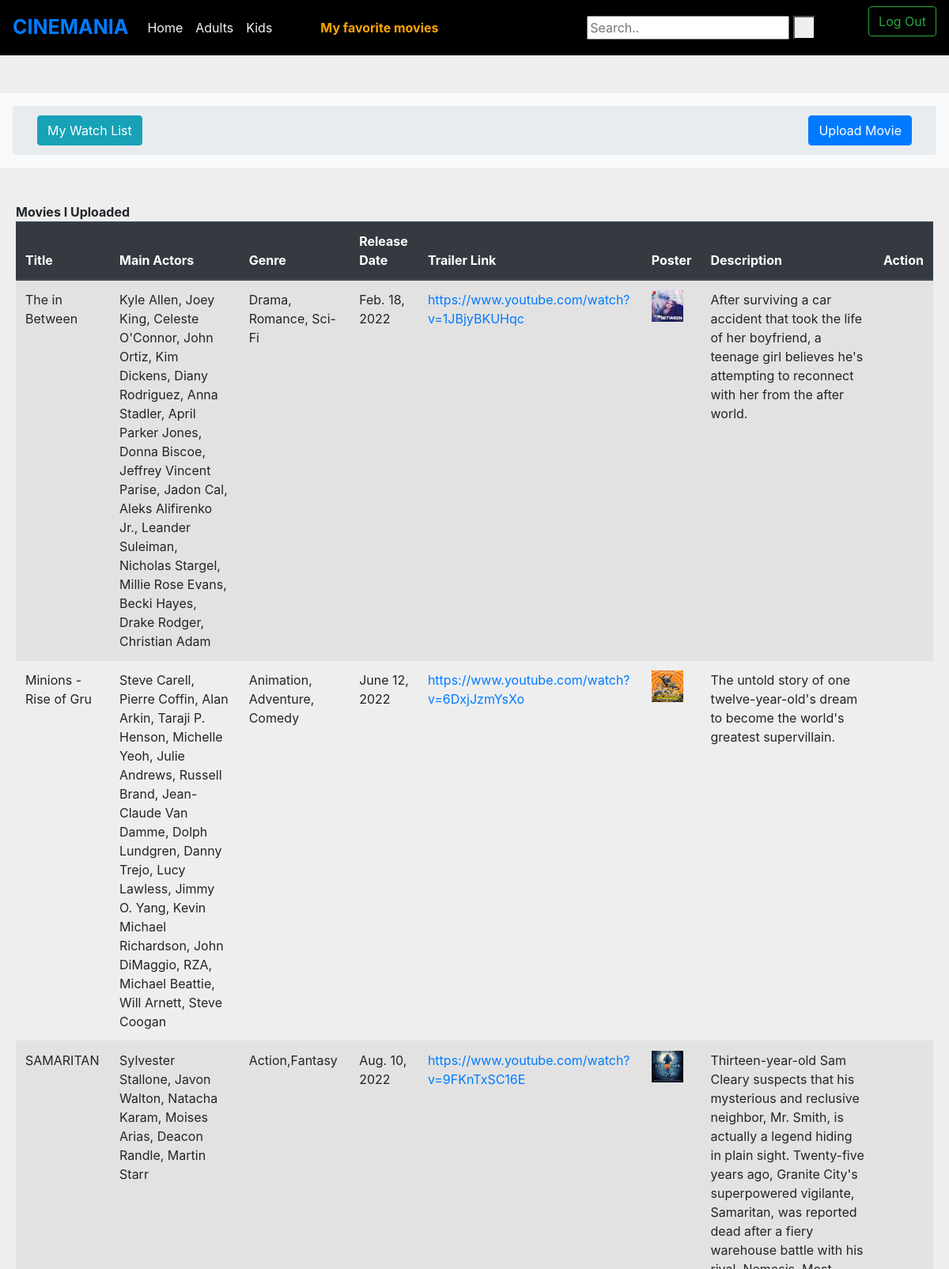
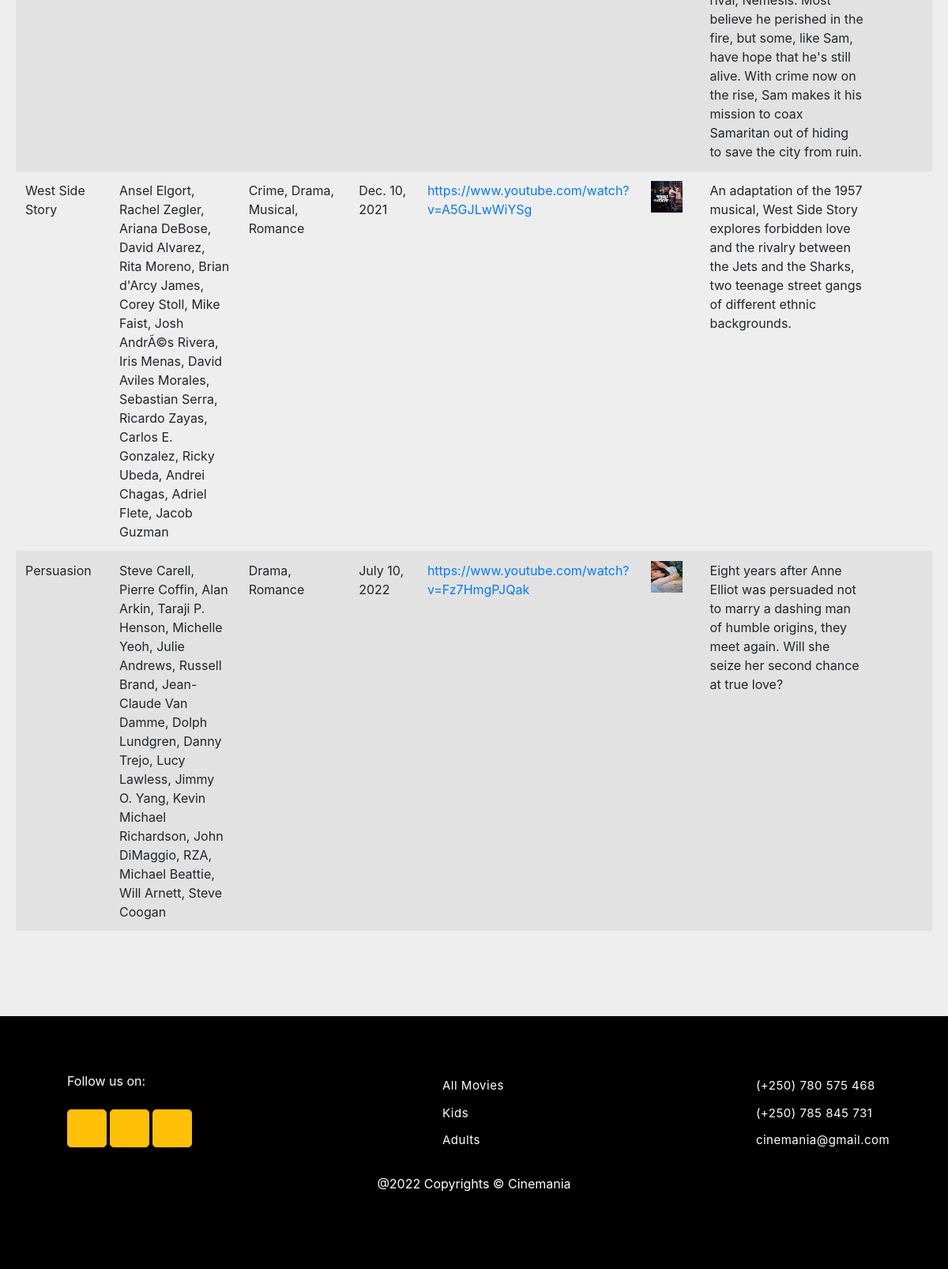
The page /myMovies/2 (signed in) on the database its author committed (2 pictures, top to bottom).
### relecloud/models.py (models this page shows, shortened)
class Movie(models.Model):
    type = (('G', 'General'), ('A', 'Adults'), ('K', 'Kids'))
    title = models.CharField(max_length=255)
    release_date = models.DateField()
    main_actors = models.CharField(max_length=255 ,null=True)
    genre = models.CharField(max_length=100)
    movie_type = models.CharField(max_length=100, choices=type, default='G')
    description = models.CharField(max_length=255)
    poster = models.ImageField(upload_to = 'images/', null=True,  blank=True)
    trailer_link = models.URLField(max_length=255, null=True)
    uploaded_by = models.ForeignKey(User, on_delete=models.CASCADE)
    uploaded_on = models.DateTimeField()
    movie = models.FileField(upload_to = 'movies/')

### relecloud/views.py (the view)
# urls.py: path('myMovies/<str:uid>', views.myMovies, name="myMovies"),
def myMovies(request, uid):
    uploaded_movies = Movie.objects.filter(uploaded_by = uid).order_by('-uploaded_on')
    return render(request, 'mymovies.html', {'upMovies': uploaded_movies})

### relecloud/templates/mymovies.html (shortened to what this page needs)
{% extends 'base.html' %}
{% load static %}
{% if user.is_authenticated %}
          {% block content %}
            <div class="fluid">
                <nav style="background: #000000; box-shadow: box-show;" class="navbar navbar-expand-lg">
                    <a class="navbar-brand" style="font-size: 25px" href="{% url 'movies' %}"><b>CINEMANIA</b></a>
                    <div class="collapse navbar-collapse" id="navbarSupportedContent">
                      <ul class="navbar-nav mr-auto">
                        <li class="nav-item active">
                          <a class="nav-link text-whitesmoke active" href="{% url 'movies' %}">Home <span class="sr-only">(current)</span></a>
                        </li>
                          <li class="nav-item">
                          <a class="nav-link text-whitesmoke" href="{% url 'adults' %}">Adults</a>
                        </li>
                        <li class="nav-item">
                          <a class="nav-link text-whitesmoke" href="{% url 'kids' %}">Kids</a>
                        </li>&nbsp;&nbsp;&nbsp;&nbsp;&nbsp;&nbsp;&nbsp;&nbsp;&nbsp;&nbsp;
                        {% if user.is_authenticated %}
                        <li class="nav-item">
                          <a class="nav-link text-whitesmoke" style="color:orange" href="{% url 'myfavs' user.id %}"><b>My favorite movies</b></a>
                        </li>
                        {% endif %}
                      </ul>
                      <div class="topnav">
                        <div class="search-container">
                          <form action="{% url 'search' %}" method="POST" > {% csrf_token %}
                            <input type="text" placeholder="Search.." name="search">
                            <button type="submit"><i class="fa fa-search"></i></button>
                          </form>
                        </div>
                      </div>
                      <ul class="right">
                          {% if user.is_authenticated %}
                          <div>
                              <a href="{% url 'logout' %}">
                              <button class="btn btn-outline-success my-2 my-sm-0" type="submit">Log Out</button></a>
                          </div>
                          {% endif %}
                        </ul>
                    </div>
                  </nav>
                  <div>
                    {% if user.is_authenticated %}
                    <section style="background-color: #eee;">
                        <div class="py-5">
                          <div class="row">
                            <div class="col">
                              <nav aria-label="breadcrumb" class="bg-light rounded-3 p-3 mb-4">
                                <ol class="breadcrumb mb-0">
                                  <div class="col-lg-12">
                                    <div class="row">
                                      <div class="col-lg-2">
                                        <a class="btn btn-info" href="{% url 'watchlist' user.id %}">My Watch List</a>
                                      </div>
                                      <div class="col-lg-10">
                                        <a style="float: right" class="btn btn-primary" href="{% url 'upload' %}">Upload Movie</a>
                                      </div>
                                    </div>
                                </ol>
                              </nav>
                            </div>
                          </div>
                            <div class="col-lg-12">
                              <div  style="background: #eee; border: none" class="card mb-4">
                                <div class="card-body">
                                  <div class="row">
                                    <table class="table table-hover table-striped">
                                      <thead class="thead-dark table-striped">
                                        <b>Movies I Uploaded</b>
                                            <th scope="col">Title</th>
                                            <th scope="col">Main Actors</th>
                                            <th scope="col">Genre</th>
                                            <th scope="col">Release Date</th>
                                            <th scope="col">Trailer Link</th>
                                            <th scope="col">Poster</th>
                                            <th scope="col">Description</th>
                                            <th scope="col">Action</th>
                                      </thead>
                                        {% for movie in upMovies %}
                                        <tr>
                                            <td>{{ movie.title }}</td>
                                            <td>{{ movie.main_actors }}</td>
                                            <td>{{ movie.genre }}</td>
                                            <td>{{ movie.release_date }}</td>
                                            <td><a href="{{ movie.trailer_link }}">{{ movie.trailer_link }}</a></td>
                                            <td><img src="{{ movie.poster.url }}" width="40px" height="40px" alt="Movie Poster"></td>
                                            <td>{{ movie.description }}</td>
                                            <td>
                                              <div>
                                                <a href="{% url 'editMovie' movie.id %}" title="Edit {{ movie.title }}"><i class="fa fa-edit"></i></a>
                                                <a href="{% url 'deleteMovie' movie.id %}" title="Delete {{ movie.title }}"><i class="fa fa-trash"></i></a>
                                              </div>
                                            </td>
                                        </tr>
                                        {% endfor %}
                                    </table>
                                  </div>
                                </div>
                              </div>
                                </div>
                              </div>
                            </div>
                          </div>
                      {% else %}
                      {% url 'login' %}
                      {% endif %}
                      {% endblock %}
{% else %}
{% url 'login' %}
{% endif %}

### relecloud/templates/base.html (shortened to what this page needs)
{% load static %}
<!DOCTYPE html>
	<html>
	<head>
        <link rel="stylesheet" type="text/css" href="{% static 'stylings/styles.css' %}">
        <link rel="stylesheet" type="text/css" href="{% static 'stylings/fontawesome/css/all.css' %}">
        <link rel="stylesheet" type="text/css" href="{% static 'stylings/bootstrap/css/bootstrap.min.css' %}">
        <link rel="stylesheet" type="text/javascript" href="{% static 'stylings/bootstrap/js/bootstrap.min.js' %}">
        </head>
        <body>
            <main>
                {% block content %}{% endblock %}
        </main>
        <footer>
          <div class="container">
              <div class="row">
                  <div class="col-lg-5 col-md-5 col-sm-4 col-xs-12">
                      <ul class="contact">
                        <p style="color: white; text-align: aut0;">Follow us on:</p>
                        <div class="mt-4">
                          <a type="button" class="btn btn-floating btn-warning btn-lg"><i class="fab fa-facebook-f"></i></a>
                          <a href="https://twitter.com/Terasedo" type="button" class="btn btn-floating btn-warning btn-lg"><i class="fab fa-twitter"></i></a>
                          <a type="button" class="btn btn-floating btn-warning btn-lg"><i class="fab fa-google-plus-g"></i></a>
                          </div>
                      </ul>
                  </div>
                  <div class="col-lg-4 col-md-4 col-sm-4 col-xs-12">
                      <ul class="contact">
                        <li>
                          <a href="/movies">All Movies</a>
                        </li>
                        <li>
                          <a href="/kids">Kids</a>
                        </li>
                        <li>
                          <a href="/adults">Adults</a>
                        </li>
                      </ul>
                  </div>
                  <div class="col-lg-3 col-md-3 col-sm-4 col-xs-12">
                      <ul class="contact">
                         <li>
                              <a href="#"><i class="fa fa-phone"></i> (+250) 780 575 468</a>
                         </li>
                         <li>
                          <a href="#"><i class="fa fa-phone"></i> (+250) 785  845 731</a>
                     </li>
                         <li>
                              <a href="#"><i class="fa fa-envelope"></i> cinemania@gmail.com</a>
                         </li>
                       </ul>
                  </div>
             </div>
          </div>
          <div class="bfooter">
            <p style="color: white;"> @2022 Copyrights &copy; Cinemania </p>
            </div>
      </footer>
        </body>
</html>

### relecloud/static/stylings/styles.css (style rules this page uses)
body { font-family: Helvetica; }
a { color: lightblue; }
.text-whitesmoke { color: whitesmoke }
footer { background-color: #000000; padding:70px 0px; }
footer ul li { padding:5px 0px; }
.adress li p , .contact li a , .social li a { color:#FFF; letter-spacing: 0.5px; text-decoration:none; font-size:15px; }
.adress , .contact , .social { list-style: none; }
.bfooter { text-align: center; width: 100%; padding: 10px; }

### relecloud/templates/base.html (style rules this page uses)
.right { list-style: none; display: block; }
body { background-color: #f9f9fa }

### rows shown on the page
Movie: title "The in Between", main_actors "Kyle Allen, Joey King, Celeste O'Connor, John Ortiz, Kim Dickens, Diany Rodriguez, Anna Stadler, April Parker Jones, Donna Biscoe, Jeffrey Vincent Parise, Jadon Cal, Aleks Alifirenko Jr., Leander Suleiman, Nicholas Stargel, Millie Rose Evans, Becki Hayes, Drake Rodger, Christian Adam", genre "Drama, Romance, Sci-Fi", release_date "Feb. 18, 2022", trailer_link "https://www.youtube.com/watch?v=1JBjyBKUHqc", poster (picture), description "After surviving a car accident that took the life of her boyfriend, a teenage girl believes he's attempting to reconnect with her from the after world."
Movie: title "Minions - Rise of Gru", main_actors "Steve Carell, Pierre Coffin, Alan Arkin, Taraji P. Henson, Michelle Yeoh, Julie Andrews, Russell Brand, Jean-Claude Van Damme, Dolph Lundgren, Danny Trejo, Lucy Lawless, Jimmy O. Yang, Kevin Michael Richardson, John DiMaggio, RZA, Michael Beattie, Will Arnett, Steve Coogan", genre "Animation, Adventure, Comedy", release_date "June 12, 2022", trailer_link "https://www.youtube.com/watch?v=6DxjJzmYsXo", poster (picture), description "The untold story of one twelve-year-old's dream to become the world's greatest supervillain."
Movie: title "SAMARITAN", main_actors "Sylvester Stallone, Javon Walton, Natacha Karam, Moises Arias, Deacon Randle, Martin Starr", genre "Action,Fantasy", release_date "Aug. 10, 2022", trailer_link "https://www.youtube.com/watch?v=9FKnTxSC16E", poster (picture), description "Thirteen-year-old Sam Cleary suspects that his mysterious and reclusive neighbor, Mr. Smith, is actually a legend hiding in plain sight. Twenty-five years ago, Granite City's superpowered vigilante, Samaritan, was reported dead after a fiery warehouse battle with his rival, Nemesis. Most believe he perished in the fire, but some, like Sam, have hope that he's still alive. With crime now on the rise, Sam makes it his mission to coax Samaritan out of hiding to save the city from ruin."
Movie: title "West Side Story", main_actors "Ansel Elgort, Rachel Zegler, Ariana DeBose, David Alvarez, Rita Moreno, Brian d'Arcy James, Corey Stoll, Mike Faist, Josh AndrÃ©s Rivera, Iris Menas, David Aviles Morales, Sebastian Serra, Ricardo Zayas, Carlos E. Gonzalez, Ricky Ubeda, Andrei Chagas, Adriel Flete, Jacob Guzman", genre "Crime, Drama, Musical, Romance", release_date "Dec. 10, 2021", trailer_link "https://www.youtube.com/watch?v=A5GJLwWiYSg", poster (picture), description "An adaptation of the 1957 musical, West Side Story explores forbidden love and the rivalry between the Jets and the Sharks, two teenage street gangs of different ethnic backgrounds."
Movie: title "Persuasion", main_actors "Steve Carell, Pierre Coffin, Alan Arkin, Taraji P. Henson, Michelle Yeoh, Julie Andrews, Russell Brand, Jean-Claude Van Damme, Dolph Lundgren, Danny Trejo, Lucy Lawless, Jimmy O. Yang, Kevin Michael Richardson, John DiMaggio, RZA, Michael Beattie, Will Arnett, Steve Coogan", genre "Drama, Romance", release_date "July 10, 2022", trailer_link "https://www.youtube.com/watch?v=Fz7HmgPJQak", poster (picture), description "Eight years after Anne Elliot was persuaded not to marry a dashing man of humble origins, they meet again. Will she seize her second chance at true love?"
